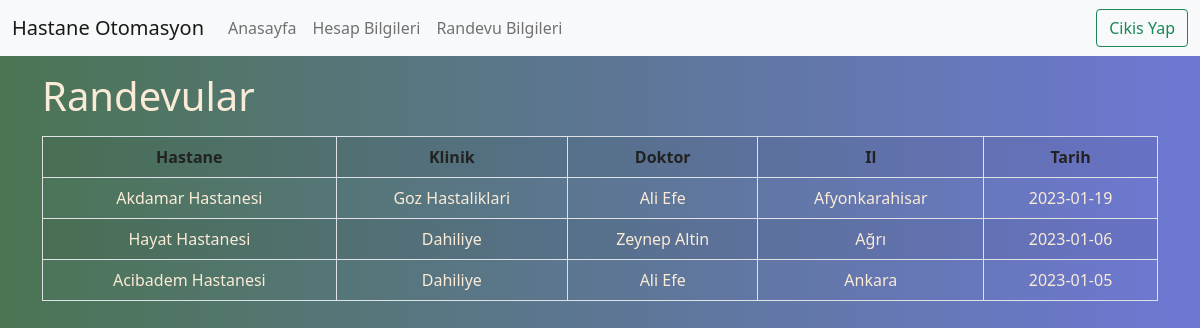
The app's page /randevu.php (signed in) with its own data.
### tables this page shows
CREATE TABLE IF NOT EXISTS `randevu` (
  `randevu_id` int(11) NOT NULL AUTO_INCREMENT,
  `randevu_tarih` date NOT NULL,
  `randevu_sehir` varchar(20) NOT NULL,
  `randevu_hastane` varchar(50) NOT NULL,
  `randevu_doktor` varchar(30) NOT NULL,
  `randevu_klinik` varchar(30) NOT NULL,
  `randevu_hasta_id` int(11) NOT NULL,
  PRIMARY KEY (`randevu_id`)
);

### randevu.php (the view, shortened to what this page needs)
<?php include 'header.php'; ?>
<!DOCTYPE html>
<html lang="tr">
<head>
    <link href="https://cdn.jsdelivr.net/npm/bootstrap@5.0.2/dist/css/bootstrap.min.css" rel="stylesheet"
>
</head>
<body class="gradient-custom">
    <section>
        <div class="container py-3">
            <h1 style="color: antiquewhite;">Randevular</h1>
            <table class="table table-striped mt-3 table table-hover table table-bordered">
                <tr style="color: #222;" class="text-center" >
                    <th>Hastane</th>
                    <th>Klinik</th>
                    <th>Doktor</th>
                    <th>Il</th>
                    <th>Tarih</th>
                </tr>
                <?php
                $randevu_sor = $db->prepare("SELECT * FROM randevu
            INNER JOIN kullanici ON randevu.randevu_hasta_id=kullanici.kullanici_id WHERE kullanici_tc=:kullanici_tc");
                $randevu_sor->execute(['kullanici_tc' => $_SESSION['userkullanici_tc']]);
                while ($randevu_cek = $randevu_sor->fetch(PDO::FETCH_ASSOC)) { ?>
                    <tr style="color: antiquewhite;" class="text-center">
                        <td><?= $randevu_cek['randevu_hastane']; ?></td>
                        <td>
                            <?= $randevu_cek['randevu_klinik']; ?>
                        </td>
                        <td><?= $randevu_cek['randevu_doktor']; ?></td>
                        <td>
                            <?= $randevu_cek['randevu_sehir']; ?>
                        </td>
                        <td><?= $randevu_cek['randevu_tarih']; ?></td>
                    </tr>
                <?php } ?>
            </table>
        </div>
    </section>
</body>
</html>

### bagla.php (shortened to what this page needs)
<!DOCTYPE html>
<html lang="tr">
<head>
</head>
<body>
</body>
</html>

### header.php (shortened to what this page needs)
<?php
include 'bagla.php';
?>
<!DOCTYPE html>
<html lang="tr">
<head>
    <link rel="stylesheet" href="css2.css">
</head>
<body class="gradient-custom">
    <?php include 'menu.php' ?>
</body>
</html>

### menu.php (shortened to what this page needs)
<nav class="navbar navbar-expand-lg navbar-light bg-light">
    <div class="container-fluid">
        <a class="navbar-brand" href="anasayfa.php">Hastane Otomasyon</a>
        <div class="collapse navbar-collapse" id="navbarSupportedContent">
            <ul class="navbar-nav me-auto mb-2 mb-lg-0">
                <li class="nav-item">
                    <a class="nav-link" href="anasayfa.php">Anasayfa</a>
                </li>
                <li class="nav-item">
                    <a class="nav-link" href="hesap.php">Hesap Bilgileri</a>
                </li>
                <li class="nav-item">
                    <a class="nav-link" href="randevu.php">Randevu Bilgileri</a>
                </li>
            </ul>
            <a href="logout.php">
                <div class="btn btn-outline-success my-2 my-sm-0">Cikis Yap</div>
            </a>
        </div>
    </div>
</nav>

### css2.css (style rules this page uses)
body { margin: 0; padding: 0; }

### header.php (style rules this page uses)
.gradient-custom { background: #6a11cb; background: -webkit-linear-gradient(to right, rgba(106, 17, 203, 1), rgba(37, 117, 252, 1)); background: linear-gradient(to right, rgba(75, 117, 83, 1), rgba(110, 120, 212, 1)); }

### randevu.php (style rules this page uses)
.gradient-custom { background: #6a11cb; background: -webkit-linear-gradient(to right, rgba(106, 17, 203, 1), rgba(37, 117, 252, 1)); background: linear-gradient(to right, rgba(75, 117, 83, 1), rgba(110, 120, 212, 1)); }

### records on screen
randevu: randevu_hastane "Akdamar Hastanesi", randevu_klinik "Goz Hastaliklari", randevu_doktor "Ali Efe", randevu_sehir "Afyonkarahisar", randevu_tarih "2023-01-19"
randevu: randevu_hastane "Hayat Hastanesi", randevu_klinik "Dahiliye", randevu_doktor "Zeynep Altin", randevu_sehir "Ağrı", randevu_tarih "2023-01-06"
randevu: randevu_hastane "Acibadem Hastanesi", randevu_klinik "Dahiliye", randevu_doktor "Ali Efe", randevu_sehir "Ankara", randevu_tarih "2023-01-05"
